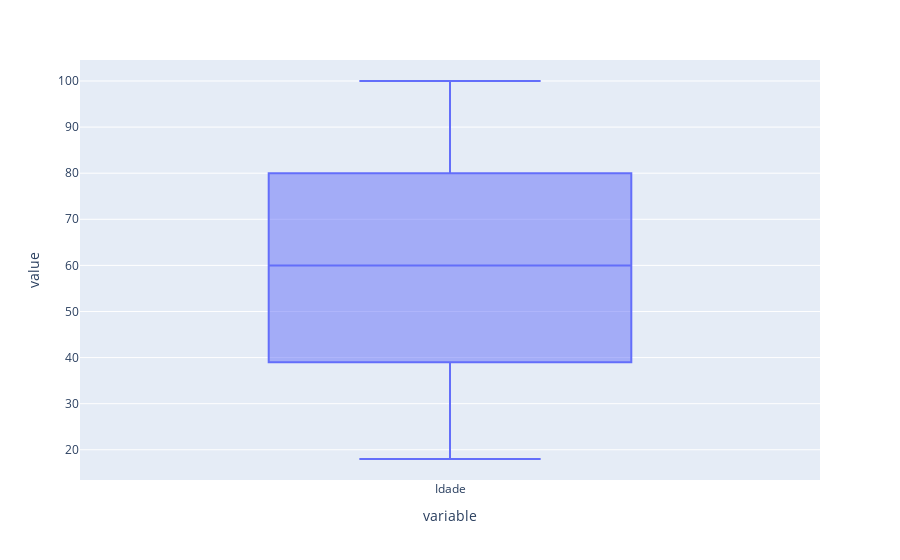

Notebook code cell kept with this figure:
### Code cell
fig=px.box(df_FEMININO['Idade'])
fig.show()

### Figure 1 — Plotly figure (JSON) as saved in the notebook; plotly's stock layout.template omitted (floating-point values rounded to 4 significant figures; data arrays with more than 128 entries replaced by an {"elided": "..."} marker saying what was removed)
{"data": [{"alignmentgroup": "True", "hovertemplate": "variable=%{x}<br>value=%{y}<extra></extra>", "legendgroup": "", "marker": {"color": "#636efa"}, "name": "", "notched": false, "offsetgroup": "", "orientation": "v", "showlegend": false, "type": "box", "x": {"elided": "9806 str values"}, "x0": " ", "xaxis": "x", "y": {"elided": "9806 int values"}, "y0": " ", "yaxis": "y"}], "layout": {"boxmode": "group", "legend": {"tracegroupgap": 0}, "margin": {"t": 60}, "xaxis": {"anchor": "y", "domain": [0, 1], "title": {"text": "variable"}}, "yaxis": {"anchor": "x", "domain": [0, 1], "title": {"text": "value"}}}}
